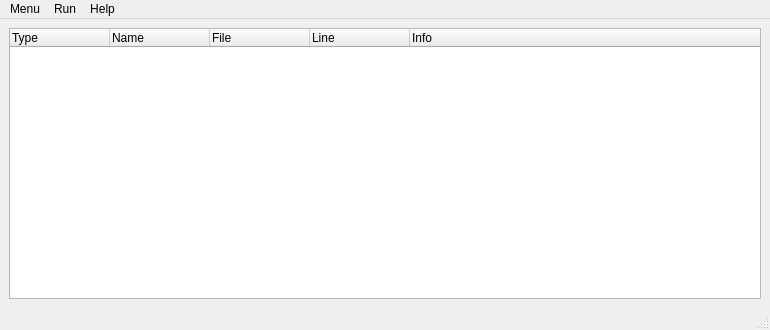
<?xml version="1.0" encoding="UTF-8"?>
<ui version="4.0">
 <class>MainWindow</class>
 <widget class="QMainWindow" name="MainWindow">
  <property name="geometry">
   <rect>
    <x>0</x>
    <y>0</y>
    <width>770</width>
    <height>330</height>
   </rect>
  </property>
  <property name="windowTitle">
   <string>Test Parser</string>
  </property>
  <property name="documentMode">
   <bool>false</bool>
  </property>
  <widget class="QWidget" name="centralwidget">
   <layout class="QVBoxLayout" name="verticalLayout">
    <item>
     <widget class="QTreeWidget" name="treeWidget">
      <property name="autoFillBackground">
       <bool>true</bool>
      </property>
      <property name="verticalScrollBarPolicy">
       <enum>Qt::ScrollBarAsNeeded</enum>
      </property>
      <property name="horizontalScrollBarPolicy">
       <enum>Qt::ScrollBarAsNeeded</enum>
      </property>
      <property name="selectionMode">
       <enum>QAbstractItemView::ExtendedSelection</enum>
      </property>
      <property name="sortingEnabled">
       <bool>false</bool>
      </property>
      <property name="wordWrap">
       <bool>false</bool>
      </property>
      <column>
       <property name="text">
        <string>Type</string>
       </property>
      </column>
      <column>
       <property name="text">
        <string>Name</string>
       </property>
      </column>
      <column>
       <property name="text">
        <string>File</string>
       </property>
      </column>
      <column>
       <property name="text">
        <string>Line</string>
       </property>
      </column>
      <column>
       <property name="text">
        <string>Info</string>
       </property>
      </column>
     </widget>
    </item>
   </layout>
  </widget>
  <widget class="QMenuBar" name="menubar">
   <property name="geometry">
    <rect>
     <x>0</x>
     <y>0</y>
     <width>770</width>
     <height>23</height>
    </rect>
   </property>
   <widget class="QMenu" name="menuMenu">
    <property name="title">
     <string>Menu</string>
    </property>
    <addaction name="action_Quit"/>
   </widget>
   <widget class="QMenu" name="menuAbout">
    <property name="title">
     <string>Help</string>
    </property>
    <addaction name="actionAbout"/>
   </widget>
   <widget class="QMenu" name="menuRun">
    <property name="title">
     <string>Run</string>
    </property>
    <addaction name="actionRerun"/>
   </widget>
   <addaction name="menuMenu"/>
   <addaction name="menuRun"/>
   <addaction name="menuAbout"/>
  </widget>
  <widget class="QStatusBar" name="statusbar"/>
  <action name="action_Quit">
   <property name="text">
    <string>&amp;Quit</string>
   </property>
   <property name="shortcut">
    <string>Ctrl+Q</string>
   </property>
  </action>
  <action name="actionAbout">
   <property name="text">
    <string>About</string>
   </property>
   <property name="shortcut">
    <string>F1</string>
   </property>
  </action>
  <action name="actionRerun">
   <property name="text">
    <string>Rerun</string>
   </property>
   <property name="shortcut">
    <string>Ctrl+R</string>
   </property>
  </action>
 </widget>
 <resources/>
 <connections>
  <connection>
   <sender>action_Quit</sender>
   <signal>activated()</signal>
   <receiver>MainWindow</receiver>
   <slot>close()</slot>
   <hints>
    <hint type="sourcelabel">
     <x>-1</x>
     <y>-1</y>
    </hint>
    <hint type="destinationlabel">
     <x>277</x>
     <y>164</y>
    </hint>
   </hints>
  </connection>
  <connection>
   <sender>actionAbout</sender>
   <signal>activated()</signal>
   <receiver>MainWindow</receiver>
   <slot>aboutDialog()</slot>
   <hints>
    <hint type="sourcelabel">
     <x>-1</x>
     <y>-1</y>
    </hint>
    <hint type="destinationlabel">
     <x>384</x>
     <y>164</y>
    </hint>
   </hints>
  </connection>
  <connection>
   <sender>actionRerun</sender>
   <signal>activated()</signal>
   <receiver>MainWindow</receiver>
   <slot>reRun()</slot>
   <hints>
    <hint type="sourcelabel">
     <x>-1</x>
     <y>-1</y>
    </hint>
    <hint type="destinationlabel">
     <x>384</x>
     <y>164</y>
    </hint>
   </hints>
  </connection>
  <connection>
   <sender>treeWidget</sender>
   <signal>itemActivated(QTreeWidgetItem*,int)</signal>
   <receiver>MainWindow</receiver>
   <slot>itemSelected(QTreeWidgetItem*,int)</slot>
   <hints>
    <hint type="sourcelabel">
     <x>271</x>
     <y>68</y>
    </hint>
    <hint type="destinationlabel">
     <x>117</x>
     <y>302</y>
    </hint>
   </hints>
  </connection>
 </connections>
 <slots>
  <slot>aboutDialog()</slot>
  <slot>reRun()</slot>
  <slot>itemSelected(QTreeWidgetItem*,int)</slot>
 </slots>
</ui>
